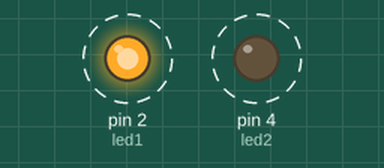
Simulated run of this sketch. Board: Arduino Uno, built with avr-gcc and run on an emulated ATmega328P. On the bench: output pins drawn as LEDs (lit = HIGH). Dashed ring = blinking.

Above: at 0.2 s.
Timing chart, 0 to 3.0 s (numbered marks = the images above):
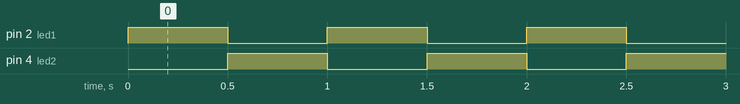

Measured:
- by itself, pin 2 (led1), pin 4 (led2): alternates HIGH for 0.50 s and LOW for 0.50 s

The sketch:

sketch_nov07a.ino
```cpp
boolean encendido =false;
int led1=2;
int led2=4; //con esto se inician las variables que se usan en los puertos//

void setup()
{
    pinMode(led1,OUTPUT);
    pinMode(led2,OUTPUT);

}

void loop()
{
   encendido = !encendido;
   if (encendido)
   {
       digitalWrite(led1, HIGH);
       digitalWrite(led2, LOW);
   }
   else
    {
       digitalWrite(led1, LOW);
       digitalWrite(led2, HIGH);
    }
        delay(500);
}
```
